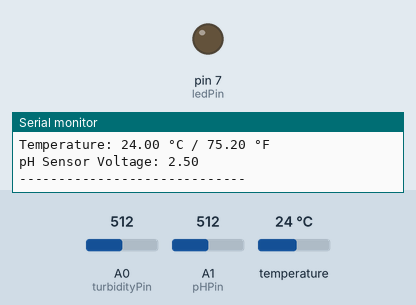
Bench run of a sketch on a simulated Arduino Uno, built with avr-gcc and run on an emulated ATmega328P. Parts: output pins drawn as LEDs (lit = HIGH), the last lines printed to the serial monitor. The test bench sets the inputs (shaded band); at power-on: A0 (turbidityPin) = 512, A1 (pHPin) = 512, temperature 24 °C.

Above: at 1.2 s.
1.3 s: A0 (turbidityPin) set to 492
At 2.9 s:
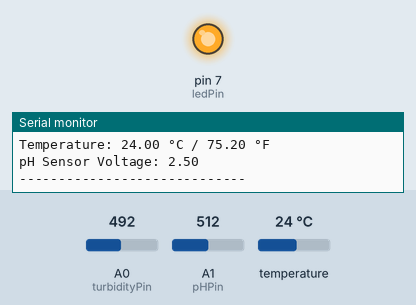
4.2 s: A0 (turbidityPin) set to 510
At 4.7 s:
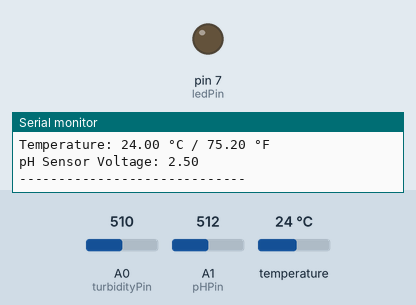
7.1 s: A0 (turbidityPin) set to 490
At 9.3 s:
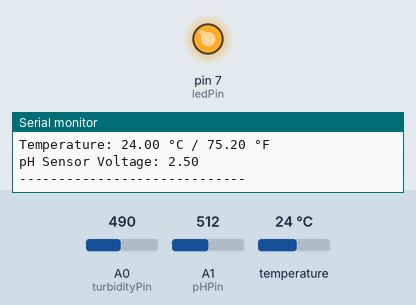
Timing chart, 0 to 10.8 s (numbered marks = the images above; inputs shaded):
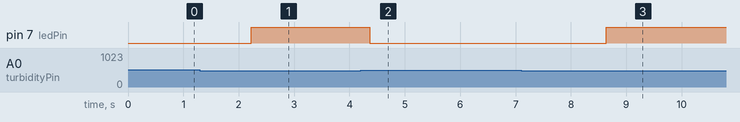

Measured:
- the behaviour switches between 500 and 499 on A0 (turbidityPin) (found by bisection; images 0 and 1)
- after the input at 1.3 s, pin 7 (ledPin): LOW → HIGH after 0.93 s
- after the input at 4.2 s, pin 7 (ledPin): HIGH → LOW after 0.16 s
- after the input at 7.1 s, pin 7 (ledPin): LOW → HIGH after 1.5 s

The sketch:

Sensors.ino
```cpp
#include <OneWire.h>
#include <DallasTemperature.h>

// --- Temperature Sensor Setup ---
#define ONE_WIRE_BUS 2
OneWire oneWire(ONE_WIRE_BUS);
DallasTemperature sensors(&oneWire);
DeviceAddress insideThermometer;

// --- Turbidity Sensor Setup ---
const int turbidityPin = A0;  // Turbidity sensor connected to A0
const int ledPin = 7;         // LED connected to D7

// --- pH Sensor Setup ---
const int pHPin = A1;         // pH sensor connected to A1
int pH_Value;
float Voltage;

void setup() {
  Serial.begin(9600);

  pinMode(turbidityPin, INPUT);
  pinMode(pHPin, INPUT);
  pinMode(ledPin, OUTPUT);

  // Initialize temperature sensor
  Serial.println("Initializing Dallas Temperature Sensor...");
  sensors.begin();
  Serial.print("Found ");
  Serial.print(sensors.getDeviceCount(), DEC);
  Serial.println(" device(s).");

  if (!sensors.getAddress(insideThermometer, 0))
    Serial.println("Unable to find address for Device 0");
  else {
    Serial.print("Device 0 Address: ");
    printAddress(insideThermometer);
    Serial.println();

    sensors.setResolution(insideThermometer, 9);
    Serial.print("Device 0 Resolution: ");
    Serial.println(sensors.getResolution(insideThermometer), DEC);
  }
}

void loop() {
  // --- Read Turbidity ---
  int turbidityValue = analogRead(turbidityPin);
  Serial.print("Turbidity Sensor Value: ");
  Serial.println(turbidityValue);

  if (turbidityValue < 500) {
    digitalWrite(ledPin, HIGH);
    Serial.println("Warning: High Turbidity Detected!");
  } else {
    digitalWrite(ledPin, LOW);
  }

  // --- Read Temperature ---
  sensors.requestTemperatures();
  float tempC = sensors.getTempC(insideThermometer);
  if (tempC == DEVICE_DISCONNECTED_C) {
    Serial.println("Error: Could not read temperature data");
  } else {
    Serial.print("Temperature: ");
    Serial.print(tempC);
    Serial.print(" °C / ");
    Serial.print(DallasTemperature::toFahrenheit(tempC));
    Serial.println(" °F");
  }

  // --- Read pH Sensor ---
  pH_Value = analogRead(pHPin);
  Voltage = pH_Value * (5.0 / 1023.0);
  Serial.print("pH Sensor Voltage: ");
  Serial.println(Voltage);

  Serial.println("-----------------------------");
  delay(2000);
}

// Helper function to print device address
void printAddress(DeviceAddress deviceAddress) {
  for (uint8_t i = 0; i < 8; i++) {
    if (deviceAddress[i] < 16) Serial.print("0");
    Serial.print(deviceAddress[i],HEX);
}
}
```
